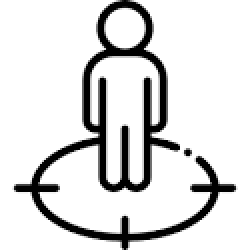
#> input picture #Projects/#Raspberry Pi/PearPi/GUI/position.gif, 125 x 125 px, given in place of ref.jpg, which was not available (shown 2 times larger)
$ python -i SensorSkleton.py   (imports and definitions only)
#> lines starting #> are read from the running program, lines starting #| are printed output that depends on the picture; after the words box and inside, x2 and y2 are one past the last pixel; in counts of white or black regions, pixels touching at a corner belong together; pictures that were not available may be replaced by others from this repository, and a replacement may not be noted
import subprocess
import sys
# import easygui
# import wiringpi

from tkinter import *
from time import sleep
from time import sleep
from matplotlib.pyplot import imread
from PIL import Image, ImageChops, ImageOps
# from gpiozero import LightSensor, Buzzer
# from scipy.linalg import norm
# from numpy import sum, average
# from picamera import PiCamera

############################################################
##                      Global Variables                  ##
############################################################
THRESHOLD = 0
TIMEDELAY = 0
NEWTIMEDELAY = 0
BUTTON_HEIGHT = 150
BUTTON_WIDTH = 150
INDEX = 0


############################################################
##                      Main                              ##
############################################################


def CompareImages():
    global INDEX, THRESHOLD
    INDEX = 0
    thres = THRESHOLD % 10

    img1 = Image.open("Images/ref.jpg")
#> img1 is the input picture: PIL image 125x125 P; min 0, max 255, mean 219.8
    img2 = Image.open("Images/pic"+str(INDEX)+".jpg")
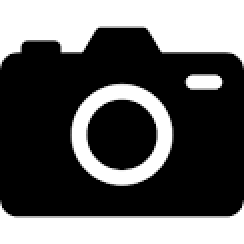
#> input picture #Projects/#Raspberry Pi/PearPi/GUI/camera.gif, 122 x 122 px, given in place of pic0.jpg, which was not available (shown 2 times larger)
#> img2 is the input picture: PIL image 122x122 P; min 0, max 255, mean 96.2
    img2 = img2.resize(img1.size)
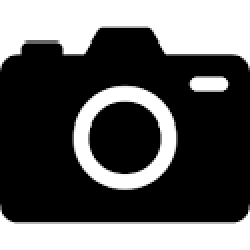
#> img2: PIL image 125x125 P (shown 2 times larger); min 0, max 255, mean 95.2

    #Grayscale
    img1 = img1.convert('L')
#> img1: PIL image 125x125 L
    img2 = img2.convert('L')
#> img2: PIL image 125x125 L

    #Threshold
    img1 = img1.point(lambda p: 255 if p > thres else 0)
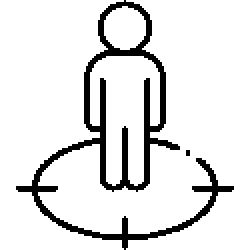
#> img1: PIL image 125x125 L (shown 2 times larger); 89.1% white; 2 black regions (1 under 20 px), largest, box (x1, y1, x2, y2) and area: (8, 0, 117, 125) 1699
    img2 = img2.point(lambda p: 255 if p > thres else 0)
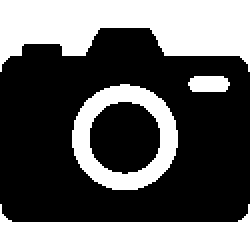
#> img2: PIL image 125x125 L (shown 2 times larger); 39.1% white; 4 white regions, box (x1, y1, x2, y2) and area: (0, 0, 125, 36) 2962, (0, 102, 125, 125) 1790, (36, 42, 89, 95) 1205, (94, 38, 115, 46) 150

    #Monochrome
    img1 = img1.convert('1')
    img2 = img2.convert('1')

    diff = ImageChops.difference(img1, img2)
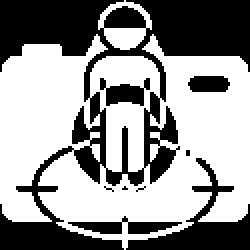
#> diff: PIL image 125x125 1 (shown 2 times larger); 58.6% white; 9 black regions (4 under 20 px), largest, box (x1, y1, x2, y2) and area: (0, 0, 125, 125) 5026, (63, 79, 125, 125) 834, (34, 108, 91, 117) 245, (50, 39, 75, 53) 201, (94, 38, 115, 46) 150

    if diff.getbbox():
        # buzzer.on()
        sleep(1)
        # buzzer.off()
        diff.show()
        #16x20


def captureImage():
    global INDEX
    # subprocess.call((['raspistill -o /home/pearpi/Desktop/Images/pic'+str(INDEX)+'.jpg']),shell=True)


# [10 lines left out: function main, not called in this run]


############################################################
##                      Window                            ##
############################################################
# [4 lines not run here, left out]


############################################################
##                      Functions                         ##
############################################################
def RunProgram():
    print("*** Running program ***")
    main()

def PositionCamera():
    print("*** Turning on the camera ***")
    # [4 lines of commented-out code are left out]

def TakeReferenceImage():
    print("*** Taking reference Image ***")
    # subprocess.call((['raspistill -o /home/pearpi/Desktop/Images/ref.jpg']),shell=True)

# [26 lines left out: functions Slider, TimeDelayAdd, TimeDelaySub, not called in this run]

def clickExitButton():
    exit()


############################################################
##                      Image Buttons                     ##
############################################################

# Position button  ---------------------------------------------------------------------
positionIcon = PhotoImage(file='PearPi/GUI/position.gif')
# positionIcon = positionIcon.subsample(2, 2)

positionLabel = Label(image=positionIcon)
# [1 line not run here, left out]

# [2 lines that did not run here, left out]
# [1 line not run here, left out]
# positionButton.pack(pady=50, side=LEFT, anchor=N)


# Reference Image Button  ---------------------------------------------------------------
referenceIcon = PhotoImage(file='PearPi/GUI/camera.gif')
#referenceIcon = referenceIcon.subsample(2, 2)

referenceLabel = Label(image=referenceIcon)
# [1 line not run here, left out]

# [2 lines that did not run here, left out]
# [1 line not run here, left out]
# refButton.pack(pady=50, side=LEFT, anchor=N)


# Run program button  -------------------------------------------------------------------
runIcon = PhotoImage(file='PearPi/GUI/runProgram.gif')
#runIcon = runIcon.subsample(2, 2)

runProgramLabel = Label(image=runIcon)
# [1 line not run here, left out]

# [2 lines that did not run here, left out]
# [1 line not run here, left out]

# Exit program button  -------------------------------------------------------------------
exitIcon = PhotoImage(file='PearPi/GUI/iconExit.gif')
#exitIcon = exitIcon.subsample(2, 2)

exitLabel = Label(image=exitIcon)
# [1 line not run here, left out]

# [2 lines that did not run here, left out]
# [1 line not run here, left out]
# exitButton.pack(pady=20, side=LEFT, anchor=N)


# Time Delay Button(s)  --------------------------------------------------------------------

TimeDelayAddImage = PhotoImage(file='PearPi/GUI/add.gif')
TimeDelayAddImage = TimeDelayAddImage.subsample(2, 2)

timeDelayLabel = Label(image=TimeDelayAddImage)
# [1 line not run here, left out]

# [2 lines that did not run here, left out]
# [1 line not run here, left out]


TimeDelaySubImage = PhotoImage(file='PearPi/GUI/subtract.gif')
TimeDelaySubImage = TimeDelaySubImage.subsample(2, 2)

timeDelayLabel = Label(image=TimeDelaySubImage)
# [1 line not run here, left out]

# [2 lines that did not run here, left out]
# [1 line not run here, left out]


############################################################
##                      Slider                            ##
############################################################
# [2 lines that did not run here, left out]
# [1 line not run here, left out]


############################################################
##                      Labels                            ##
############################################################

# [1 line that did not run here, left out]
# [1 line not run here, left out]

# [1 line that did not run here, left out]
# [1 line not run here, left out]

# [1 line that did not run here, left out]
# [1 line not run here, left out]

# [1 line that did not run here, left out]
# [1 line not run here, left out]

# [1 line that did not run here, left out]
# [3 lines not run here, left out]

>>> result = CompareImages()
